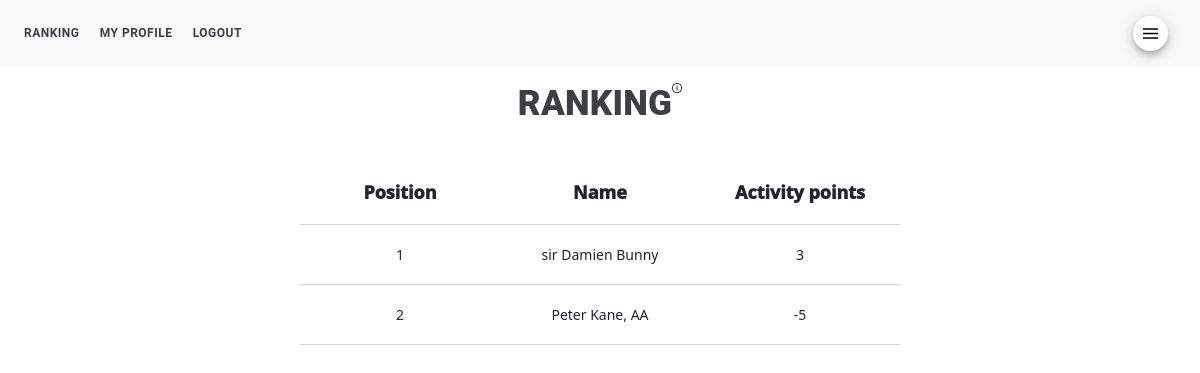
The page /ranking.html (signed in) on the database its author committed.
### nieszkolni_app/models.py (models this page shows)
class Profile(models.Model):
    name = models.CharField(max_length=200, default="", primary_key=True)
    display_name = models.CharField(max_length=200, default="")
    avatar = models.URLField(max_length=200)
    current_english_level = models.CharField(max_length=200, default="")
    current_semester = models.IntegerField(default=1)
    current_specialization = models.CharField(max_length=200, default="")
    current_degree = models.CharField(max_length=200, default="")
    early_admission = models.IntegerField(default=1)
    semester_1_status = models.CharField(max_length=200, default="")
    semester_2_status = models.CharField(max_length=200, default="")
    semester_3_status = models.CharField(max_length=200, default="")
    semester_4_status = models.CharField(max_length=200, default="")
    semester_5_status = models.CharField(max_length=200, default="")
    semester_6_status = models.CharField(max_length=200, default="")
    semester_7_status = models.CharField(max_length=200, default="")
    semester_8_status = models.CharField(max_length=200, default="")
    semester_9_status = models.CharField(max_length=200, default="")
    semester_10_status = models.CharField(max_length=200, default="")
    semester_11_status = models.CharField(max_length=200, default="")
    semester_12_status = models.CharField(max_length=200, default="")
    semester_13_status = models.CharField(max_length=200, default="")
    semester_14_status = models.CharField(max_length=200, default="")
    semester_15_status = models.CharField(max_length=200, default="")
    semester_16_status = models.CharField(max_length=200, default="")
    associates_degree_status = models.CharField(max_length=200, default="")
    bachelors_degree_status = models.CharField(max_length=200, default="")
    masters_degree_status = models.CharField(max_length=200, default="")
    doctorate_degree_status = models.CharField(max_length=200, default="")
    professors_title_status = models.CharField(max_length=200, default="")

### nieszkolni_app/views.py (the view)
# urls.py: path('ranking.html', views.ranking, name="ranking"),
@login_required
def ranking(request):
    if request.user.is_authenticated:
        first_name = request.user.first_name
        last_name = request.user.last_name
        current_user = first_name + " " + last_name
        user_agent = get_user_agent(request)
        rows = StreamManager().display_ranking()
        tags = BackOfficeManager().display_tags()
        if user_agent.is_mobile:
            return render(request, "m_ranking.html", {
                "rows": rows
                })
        return render(request, "ranking.html", {
            "rows": rows,
            "tags": tags
            })

### nieszkolni_folder/back_office_manager.py (called while the page is built)
    def display_tags(self):
        with connection.cursor() as cursor:
            cursor.execute(f'''
                SELECT command, value
                FROM nieszkolni_app_option
                WHERE command LIKE '%_tag'
                ''')
            items = cursor.fetchall()
            tags = dict()
            for item in items:
                tag = {item[0]: item[1]}
                tags.update(tag)
            return tags

### nieszkolni_folder/stream_manager.py (called while the page is built)
    def display_activity_start(self):
        with connection.cursor() as cursor:
            cursor.execute(f'''
                SELECT value
                FROM nieszkolni_app_option
                WHERE command = 'activity_start'
                ORDER BY stamp DESC
                LIMIT 1
                ''')
            data = cursor.fetchone()
            if data is None:
                activity_start = "2022-01-01"
            else:
                activity_start = data[0]
            return activity_start

    def display_activity_stop(self):
        with connection.cursor() as cursor:
            cursor.execute(f'''
                SELECT value
                FROM nieszkolni_app_option
                WHERE command = 'activity_stop'
                ORDER BY stamp DESC
                LIMIT 1
                ''')
            data = cursor.fetchone()
            if data is None:
                activity_stop = "2022-01-01"
            else:
                activity_stop = data[0]
            return activity_stop

    def display_display_names(self):
        with connection.cursor() as cursor:
            cursor.execute(f'''
                SELECT
                name,
                display_name
                FROM nieszkolni_app_profile
                ''')
            rows = cursor.fetchall()
            names = dict()
            for row in rows:
                names.update({row[0]: row[1]})
            return names

### nieszkolni_folder/time_machine.py (called while the page is built)
    def date_to_number(self, date):
        if isinstance(date, str):
            end = datetime.strptime(date, today_pattern)
        else:
            end = datetime.strftime(date, today_pattern)
            end = datetime.strptime(end, today_pattern)
        start = "2000-01-01"
        start = datetime.strptime(start, today_pattern)
        difference = end - start
        return int(difference.days)

### nieszkolni_app/templates/ranking.html
{% extends 'base.html' %}
{% block 'content' %}
{% load static %}
<div class="flex-parent jc-center">
	<h1>RANKING</h1>
	<a class="" href="{% url 'display_announcement' tags.ranking_tag %}"><img src="{% static '/images/information.png' %}" width="10" height="10"></a>
</div>
<table>
		<tr class="font">
			<th>Position</th>
			<th>Name</th>
			<th>Activity points</th>
		</tr>
	{% for row in rows %}
		<tr class="font">
			<td>{{ row.0 }}</td>
			<td>{{ row.1 }}</td>
			<td>{{ row.2 }}</td>
		</tr>
	{% endfor %}
</table>
{% endblock %}

### nieszkolni_app/static/styles.css (style rules this page uses)
body { margin: 0px; }
a { color: #3c4043; font-weight: 500; text-decoration: none; }
.flex-parent { display: flex; }
.jc-center { justify-content: center; }
h1 { color: #3c4043; font-family: "Google Sans", Roboto, Arial, sans-serif; font-size: 35px; font-weight: 1000; letter-spacing: .25px; margin-bottom: 35px; text-align: center; }
table { border-collapse: separate; border-bottom-color: rgba(255,255,255,1); border-spacing: 0px; font-size: 14px; font-weight: 300; height: 100px; margin-left: 25%; margin-right: 25%; margin-bottom: 1%; width:50%; table-layout: fixed; }
th { border-bottom: 1pt solid; border-bottom-color: #D3D3D3; font-size: 18px; font-weight: 1000; margin-bottom: 20px; padding: 20px 20px; text-align: center; vertical-align: middle; }
td { border-bottom: 1pt solid; border-bottom-color: #D3D3D3; margin-bottom: 20px; padding: 20px 20px; text-align: center; vertical-align: middle; }

### rows shown on the page
Profile: row "1", display_name "sir Damien Bunny", row "3"
Profile: row "2", display_name "Peter Kane, AA", row "-5"
